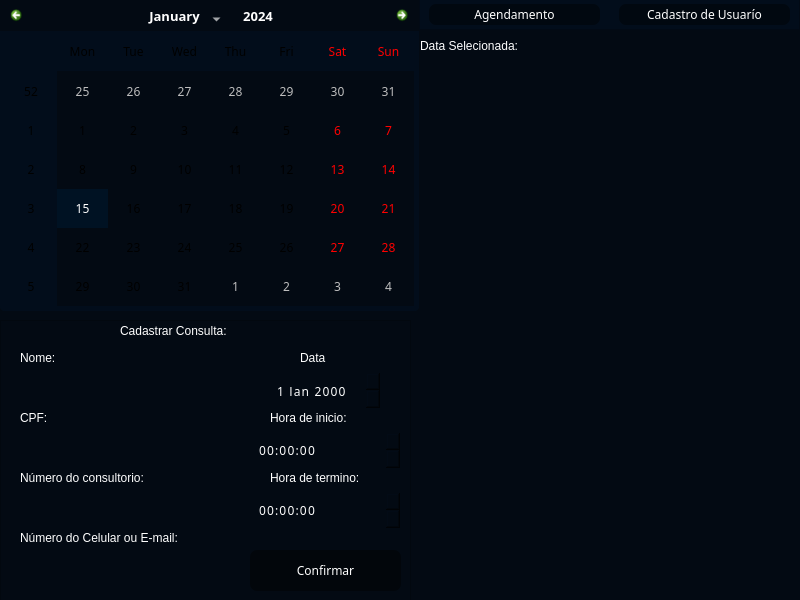
<?xml version="1.0" encoding="UTF-8"?>
<ui version="4.0">
 <class>MainWindow</class>
 <widget class="QMainWindow" name="MainWindow">
  <property name="enabled">
   <bool>true</bool>
  </property>
  <property name="geometry">
   <rect>
    <x>0</x>
    <y>0</y>
    <width>800</width>
    <height>600</height>
   </rect>
  </property>
  <property name="windowTitle">
   <string>MainWindow</string>
  </property>
  <property name="styleSheet">
   <string notr="true">background-color: rgb(3, 10, 19);</string>
  </property>
  <widget class="QWidget" name="centralwidget">
   <widget class="QFrame" name="cadastra_data">
    <property name="geometry">
     <rect>
      <x>0</x>
      <y>320</y>
      <width>411</width>
      <height>281</height>
     </rect>
    </property>
    <property name="styleSheet">
     <string notr="true">background-color: rgb(3, 10, 19);</string>
    </property>
    <property name="frameShape">
     <enum>QFrame::StyledPanel</enum>
    </property>
    <property name="frameShadow">
     <enum>QFrame::Raised</enum>
    </property>
    <widget class="QLineEdit" name="nome">
     <property name="geometry">
      <rect>
       <x>10</x>
       <y>50</y>
       <width>221</width>
       <height>41</height>
      </rect>
     </property>
     <property name="font">
      <font>
       <family>JetBrains Mono</family>
      </font>
     </property>
     <property name="styleSheet">
      <string notr="true">letter-spacing: 1.2px;
background-color: rgb(0, 18, 40, .37);
color: rgb(255, 255, 255);
border-radius:  7px;
</string>
     </property>
    </widget>
    <widget class="QPushButton" name="confirmar_data">
     <property name="geometry">
      <rect>
       <x>250</x>
       <y>230</y>
       <width>151</width>
       <height>41</height>
      </rect>
     </property>
     <property name="font">
      <font>
       <family>JetBrains Mono</family>
      </font>
     </property>
     <property name="cursor">
      <cursorShape>PointingHandCursor</cursorShape>
     </property>
     <property name="styleSheet">
      <string notr="true">background-color: rgb(0, 0, 0, 0.4);
color: rgb(255, 255, 255);
border-radius: 7px;</string>
     </property>
     <property name="text">
      <string>Confirmar</string>
     </property>
    </widget>
    <widget class="QTimeEdit" name="hora_inicio">
     <property name="geometry">
      <rect>
       <x>250</x>
       <y>110</y>
       <width>151</width>
       <height>41</height>
      </rect>
     </property>
     <property name="font">
      <font>
       <family>JetBrains Mono</family>
      </font>
     </property>
     <property name="styleSheet">
      <string notr="true">QTimeEdit {
	background-color: rgb(0, 18, 40, .37);
	color: rgb(255, 255, 255);
	border-radius:  7px;
	padding: 7px;
	letter-spacing: 1.2px;
}

QTimeEdit::up-button {
	image: url(:/icon/stat.png);
}

QTimeEdit::down-button {
	image: url(:/icon/stat_minus.png);
}</string>
     </property>
    </widget>
    <widget class="QLineEdit" name="cpf">
     <property name="geometry">
      <rect>
       <x>10</x>
       <y>110</y>
       <width>221</width>
       <height>41</height>
      </rect>
     </property>
     <property name="font">
      <font>
       <family>JetBrains Mono</family>
      </font>
     </property>
     <property name="styleSheet">
      <string notr="true">letter-spacing: 1.2px;
background-color: rgb(0, 18, 40, .37);
color: rgb(255, 255, 255);
border-radius:  7px;
</string>
     </property>
    </widget>
    <widget class="QLineEdit" name="contato">
     <property name="geometry">
      <rect>
       <x>10</x>
       <y>230</y>
       <width>221</width>
       <height>41</height>
      </rect>
     </property>
     <property name="font">
      <font>
       <family>JetBrains Mono</family>
      </font>
     </property>
     <property name="styleSheet">
      <string notr="true">letter-spacing: 1.2px;
background-color: rgb(0, 18, 40, .37);
color: rgb(255, 255, 255);
border-radius:  7px;
</string>
     </property>
    </widget>
    <widget class="QTimeEdit" name="hora_termino">
     <property name="geometry">
      <rect>
       <x>250</x>
       <y>170</y>
       <width>151</width>
       <height>41</height>
      </rect>
     </property>
     <property name="font">
      <font>
       <family>JetBrains Mono</family>
      </font>
     </property>
     <property name="styleSheet">
      <string notr="true">QTimeEdit {
	background-color: rgb(0, 18, 40, .37);
	color: rgb(255, 255, 255);
	border-radius:  7px;
	padding: 7px;
	letter-spacing: 1.2px;
}

QTimeEdit::up-button {
	image: url(:/icon/stat.png);
}

QTimeEdit::down-button {
	image: url(:/icon/stat_minus.png);
}</string>
     </property>
     <property name="timeSpec">
      <enum>Qt::LocalTime</enum>
     </property>
    </widget>
    <widget class="QLineEdit" name="num_consultorio">
     <property name="geometry">
      <rect>
       <x>10</x>
       <y>170</y>
       <width>221</width>
       <height>41</height>
      </rect>
     </property>
     <property name="font">
      <font>
       <family>JetBrains Mono</family>
      </font>
     </property>
     <property name="styleSheet">
      <string notr="true">letter-spacing: 1.2px;
background-color: rgb(0, 18, 40, .37);
color: rgb(255, 255, 255);
border-radius:  7px;
</string>
     </property>
    </widget>
    <widget class="QLabel" name="txt_nome">
     <property name="geometry">
      <rect>
       <x>20</x>
       <y>30</y>
       <width>55</width>
       <height>16</height>
      </rect>
     </property>
     <property name="styleSheet">
      <string notr="true">font: 8pt &quot;JetBrains Mono&quot;;
background-color: rgba(0, 0, 0, 0);
color: rgb(255, 255, 255);</string>
     </property>
     <property name="text">
      <string>Nome:</string>
     </property>
    </widget>
    <widget class="QLabel" name="txt_cpf">
     <property name="geometry">
      <rect>
       <x>20</x>
       <y>90</y>
       <width>55</width>
       <height>16</height>
      </rect>
     </property>
     <property name="styleSheet">
      <string notr="true">font: 8pt &quot;JetBrains Mono&quot;;
background-color: rgba(0, 0, 0, 0);
color: rgb(255, 255, 255);</string>
     </property>
     <property name="text">
      <string>CPF:</string>
     </property>
    </widget>
    <widget class="QLabel" name="txt_num_consultorio">
     <property name="geometry">
      <rect>
       <x>20</x>
       <y>150</y>
       <width>161</width>
       <height>16</height>
      </rect>
     </property>
     <property name="styleSheet">
      <string notr="true">font: 8pt &quot;JetBrains Mono&quot;;
background-color: rgba(0, 0, 0, 0);
color: rgb(255, 255, 255);</string>
     </property>
     <property name="text">
      <string>Número do consultorio:</string>
     </property>
    </widget>
    <widget class="QLabel" name="txt_contato">
     <property name="geometry">
      <rect>
       <x>20</x>
       <y>210</y>
       <width>201</width>
       <height>16</height>
      </rect>
     </property>
     <property name="styleSheet">
      <string notr="true">font: 8pt &quot;JetBrains Mono&quot;;
background-color: rgba(0, 0, 0, 0);
color: rgb(255, 255, 255);</string>
     </property>
     <property name="text">
      <string>Número do Celular ou E-mail:</string>
     </property>
    </widget>
    <widget class="QLabel" name="txt_hora_inicio">
     <property name="geometry">
      <rect>
       <x>270</x>
       <y>90</y>
       <width>111</width>
       <height>16</height>
      </rect>
     </property>
     <property name="styleSheet">
      <string notr="true">font: 8pt &quot;JetBrains Mono&quot;;
background-color: rgba(0, 0, 0, 0);
color: rgb(255, 255, 255);</string>
     </property>
     <property name="text">
      <string>Hora de inicio:</string>
     </property>
    </widget>
    <widget class="QLabel" name="txt_hora_final">
     <property name="geometry">
      <rect>
       <x>270</x>
       <y>150</y>
       <width>111</width>
       <height>16</height>
      </rect>
     </property>
     <property name="styleSheet">
      <string notr="true">font: 8pt &quot;JetBrains Mono&quot;;
background-color: rgba(0, 0, 0, 0);
color: rgb(255, 255, 255);</string>
     </property>
     <property name="text">
      <string>Hora de termino:</string>
     </property>
    </widget>
    <widget class="QDateEdit" name="date">
     <property name="geometry">
      <rect>
       <x>260</x>
       <y>50</y>
       <width>121</width>
       <height>41</height>
      </rect>
     </property>
     <property name="font">
      <font>
       <family>JetBrains Mono</family>
      </font>
     </property>
     <property name="styleSheet">
      <string notr="true">QDateEdit {
	letter-spacing: 1.2px;
	background-color: rgb(0, 18, 40, .37);
	color: rgb(255, 255, 255);
	border-radius:  7px;
	padding: 15px;
}

QDateEdit::up-button {
	image: none;
	width: 0;
	padding: -1000px
}

QDateEdit::down-button {
	image: none;
	width: 0;
	padding: -1000px
}
</string>
     </property>
    </widget>
    <widget class="QLabel" name="txt_data">
     <property name="geometry">
      <rect>
       <x>300</x>
       <y>30</y>
       <width>31</width>
       <height>16</height>
      </rect>
     </property>
     <property name="styleSheet">
      <string notr="true">font: 8pt &quot;JetBrains Mono&quot;;
background-color: rgba(0, 0, 0, 0);
color: rgb(255, 255, 255);</string>
     </property>
     <property name="text">
      <string>Data</string>
     </property>
    </widget>
    <widget class="QLabel" name="sistema_data">
     <property name="geometry">
      <rect>
       <x>120</x>
       <y>0</y>
       <width>171</width>
       <height>21</height>
      </rect>
     </property>
     <property name="styleSheet">
      <string notr="true">font: 11pt &quot;JetBrains Mono&quot;;
background-color: rgba(0, 0, 0, 0);
color: rgb(255, 255, 255);</string>
     </property>
     <property name="text">
      <string>Cadastrar Consulta:</string>
     </property>
    </widget>
   </widget>
   <widget class="QFrame" name="tela_btn">
    <property name="geometry">
     <rect>
      <x>419</x>
      <y>-1</y>
      <width>381</width>
      <height>31</height>
     </rect>
    </property>
    <property name="styleSheet">
     <string notr="true">background-color: rgb(2, 13, 27);</string>
    </property>
    <property name="frameShape">
     <enum>QFrame::StyledPanel</enum>
    </property>
    <property name="frameShadow">
     <enum>QFrame::Raised</enum>
    </property>
    <widget class="QPushButton" name="btn_agendamentos">
     <property name="geometry">
      <rect>
       <x>10</x>
       <y>5</y>
       <width>171</width>
       <height>21</height>
      </rect>
     </property>
     <property name="sizePolicy">
      <sizepolicy hsizetype="Preferred" vsizetype="Preferred">
       <horstretch>0</horstretch>
       <verstretch>0</verstretch>
      </sizepolicy>
     </property>
     <property name="font">
      <font>
       <family>JetBrains Mono</family>
      </font>
     </property>
     <property name="styleSheet">
      <string notr="true">background-color: rgb(0, 0, 0, 0.4);
color: rgb(255, 255, 255);
border-radius: 7px;</string>
     </property>
     <property name="text">
      <string>Agendamento</string>
     </property>
    </widget>
    <widget class="QPushButton" name="btn_cadastro_users">
     <property name="geometry">
      <rect>
       <x>200</x>
       <y>5</y>
       <width>171</width>
       <height>21</height>
      </rect>
     </property>
     <property name="sizePolicy">
      <sizepolicy hsizetype="Preferred" vsizetype="Preferred">
       <horstretch>0</horstretch>
       <verstretch>0</verstretch>
      </sizepolicy>
     </property>
     <property name="font">
      <font>
       <family>JetBrains Mono</family>
      </font>
     </property>
     <property name="styleSheet">
      <string notr="true">background-color: rgb(0, 0, 0, 0.4);
color: rgb(255, 255, 255);
border-radius: 7px;</string>
     </property>
     <property name="text">
      <string>Cadastro de Usuarío</string>
     </property>
    </widget>
   </widget>
   <widget class="QStackedWidget" name="pages">
    <property name="enabled">
     <bool>true</bool>
    </property>
    <property name="geometry">
     <rect>
      <x>420</x>
      <y>30</y>
      <width>381</width>
      <height>571</height>
     </rect>
    </property>
    <property name="layoutDirection">
     <enum>Qt::LeftToRight</enum>
    </property>
    <property name="styleSheet">
     <string notr="true">background-color: rgb(3, 10, 19);</string>
    </property>
    <property name="currentIndex">
     <number>0</number>
    </property>
    <widget class="QWidget" name="pg_agendamentos">
     <widget class="QLabel" name="Data_sel">
      <property name="geometry">
       <rect>
        <x>0</x>
        <y>0</y>
        <width>221</width>
        <height>31</height>
       </rect>
      </property>
      <property name="styleSheet">
       <string notr="true">font: 12pt &quot;JetBrains Mono&quot;;

color: rgb(255, 255, 255);
background-color: rgba(255, 255, 255, 0);</string>
      </property>
      <property name="text">
       <string>Data Selecionada:</string>
      </property>
     </widget>
    </widget>
    <widget class="QWidget" name="pg_cadastro_users">
     <widget class="QLabel" name="c_titulo">
      <property name="geometry">
       <rect>
        <x>90</x>
        <y>10</y>
        <width>201</width>
        <height>61</height>
       </rect>
      </property>
      <property name="styleSheet">
       <string notr="true">font: 13pt &quot;JetBrains Mono&quot;;

color: rgb(255, 255, 255);
background-color: rgba(255, 255, 255, 0);</string>
      </property>
      <property name="text">
       <string>Cadastro de Usuarío:</string>
      </property>
     </widget>
     <widget class="QLineEdit" name="c_nome">
      <property name="geometry">
       <rect>
        <x>20</x>
        <y>130</y>
        <width>341</width>
        <height>41</height>
       </rect>
      </property>
      <property name="font">
       <font>
        <family>JetBrains Mono</family>
       </font>
      </property>
      <property name="styleSheet">
       <string notr="true">letter-spacing: 1.2px;
background-color: rgb(0, 18, 40, .37);
color: rgb(255, 255, 255);
border-radius:  7px;
</string>
      </property>
     </widget>
     <widget class="QLineEdit" name="c_cpf">
      <property name="geometry">
       <rect>
        <x>20</x>
        <y>210</y>
        <width>341</width>
        <height>41</height>
       </rect>
      </property>
      <property name="font">
       <font>
        <family>JetBrains Mono</family>
       </font>
      </property>
      <property name="styleSheet">
       <string notr="true">letter-spacing: 1.2px;
background-color: rgb(0, 18, 40, .37);
color: rgb(255, 255, 255);
border-radius:  7px;
</string>
      </property>
     </widget>
     <widget class="QLineEdit" name="c_senha">
      <property name="geometry">
       <rect>
        <x>20</x>
        <y>290</y>
        <width>341</width>
        <height>41</height>
       </rect>
      </property>
      <property name="font">
       <font>
        <family>JetBrains Mono</family>
       </font>
      </property>
      <property name="styleSheet">
       <string notr="true">letter-spacing: 1.2px;
background-color: rgb(0, 18, 40, .37);
color: rgb(255, 255, 255);
border-radius:  7px;
</string>
      </property>
     </widget>
     <widget class="QLineEdit" name="c_senha_confirmar">
      <property name="geometry">
       <rect>
        <x>20</x>
        <y>370</y>
        <width>341</width>
        <height>41</height>
       </rect>
      </property>
      <property name="font">
       <font>
        <family>JetBrains Mono</family>
       </font>
      </property>
      <property name="styleSheet">
       <string notr="true">letter-spacing: 1.2px;
background-color: rgb(0, 18, 40, .37);
color: rgb(255, 255, 255);
border-radius:  7px;
</string>
      </property>
     </widget>
     <widget class="QPushButton" name="confirmar_cadastro">
      <property name="geometry">
       <rect>
        <x>20</x>
        <y>520</y>
        <width>341</width>
        <height>41</height>
       </rect>
      </property>
      <property name="font">
       <font>
        <family>JetBrains Mono</family>
       </font>
      </property>
      <property name="cursor">
       <cursorShape>PointingHandCursor</cursorShape>
      </property>
      <property name="styleSheet">
       <string notr="true">background-color: rgb(0, 0, 0, 0.4);
color: rgb(255, 255, 255);
border-radius: 7px;</string>
      </property>
      <property name="text">
       <string>Confirmar</string>
      </property>
     </widget>
     <widget class="QCheckBox" name="check_admin">
      <property name="geometry">
       <rect>
        <x>70</x>
        <y>470</y>
        <width>241</width>
        <height>41</height>
       </rect>
      </property>
      <property name="font">
       <font>
        <family>JetBrains Mono</family>
       </font>
      </property>
      <property name="styleSheet">
       <string notr="true">QCheckBox {
	letter-spacing: 1.2px;
	background-color: rgb(0, 18, 40, .37);
	color: rgb(255, 255, 255);
	border-radius:  7px;
	padding: 15px
 }

QCheckBox::indicator {
	width: 18px;
	height: 18px;
	image: url(:/icon/checkbox_unchecked.ico);
}

QCheckBox::indicator:checked {
	width: 18px;
	height: 180px;
	image: url(:/icon/checkbox_indeterminate.ico);
}</string>
      </property>
      <property name="text">
       <string>O Usuário é Funcionário</string>
      </property>
     </widget>
     <widget class="QCheckBox" name="check_normal">
      <property name="geometry">
       <rect>
        <x>80</x>
        <y>420</y>
        <width>221</width>
        <height>41</height>
       </rect>
      </property>
      <property name="font">
       <font>
        <family>JetBrains Mono</family>
       </font>
      </property>
      <property name="styleSheet">
       <string notr="true">QCheckBox {
	letter-spacing: 1.2px;
	background-color: rgb(0, 18, 40, .37);
	color: rgb(255, 255, 255);
	border-radius:  7px;
	padding: 15px
 }

QCheckBox::indicator {
	width: 18px;
	height: 18px;
	image: url(:/icon/checkbox_unchecked.ico);
}

QCheckBox::indicator:checked {
	width: 18px;
	height: 180px;
	image: url(:/icon/checkbox_indeterminate.ico);
}</string>
      </property>
      <property name="text">
       <string>O Usuarío é Paciente</string>
      </property>
     </widget>
     <widget class="QLabel" name="text_c_nome">
      <property name="geometry">
       <rect>
        <x>30</x>
        <y>100</y>
        <width>171</width>
        <height>21</height>
       </rect>
      </property>
      <property name="styleSheet">
       <string notr="true">font: 12pt &quot;JetBrains Mono&quot;;
background-color: rgba(0, 0, 0, 0);
color: rgb(255, 255, 255);</string>
      </property>
      <property name="text">
       <string>Nome:</string>
      </property>
     </widget>
     <widget class="QLabel" name="text_c_nome_2">
      <property name="geometry">
       <rect>
        <x>30</x>
        <y>190</y>
        <width>171</width>
        <height>21</height>
       </rect>
      </property>
      <property name="styleSheet">
       <string notr="true">font: 12pt &quot;JetBrains Mono&quot;;
background-color: rgba(0, 0, 0, 0);
color: rgb(255, 255, 255);</string>
      </property>
      <property name="text">
       <string>CPF:</string>
      </property>
     </widget>
     <widget class="QLabel" name="text_c_nome_3">
      <property name="geometry">
       <rect>
        <x>30</x>
        <y>260</y>
        <width>171</width>
        <height>21</height>
       </rect>
      </property>
      <property name="styleSheet">
       <string notr="true">font: 12pt &quot;JetBrains Mono&quot;;
background-color: rgba(0, 0, 0, 0);
color: rgb(255, 255, 255);</string>
      </property>
      <property name="text">
       <string>Senha:</string>
      </property>
     </widget>
     <widget class="QLabel" name="text_c_nome_4">
      <property name="geometry">
       <rect>
        <x>30</x>
        <y>340</y>
        <width>171</width>
        <height>21</height>
       </rect>
      </property>
      <property name="styleSheet">
       <string notr="true">font: 12pt &quot;JetBrains Mono&quot;;
background-color: rgba(0, 0, 0, 0);
color: rgb(255, 255, 255);</string>
      </property>
      <property name="text">
       <string>Confirmar Senha:</string>
      </property>
     </widget>
    </widget>
   </widget>
   <widget class="QCalendarWidget" name="calendario">
    <property name="geometry">
     <rect>
      <x>0</x>
      <y>0</y>
      <width>419</width>
      <height>311</height>
     </rect>
    </property>
    <property name="font">
     <font>
      <family>JetBrains Mono</family>
     </font>
    </property>
    <property name="focusPolicy">
     <enum>Qt::NoFocus</enum>
    </property>
    <property name="styleSheet">
     <string notr="true">/* Definição de cor para vários elementos dentro do QCalendarWidget */
QCalendarWidget QSpinBox#qt_calendar_yearedit,
QCalendarWidget QSpinBox#qt_calendar_monthedit,
QCalendarWidget QToolButton#qt_calendar_monthbutton,
QCalendarWidget QToolButton#qt_calendar_yearbutton,
QCalendarWidget QTableView#qt_calendar_calendarview,
QCalendarWidget QMenu, 
#calendarWidget QToolButton QMenu {
    color: rgb(255, 255, 255);
    selection-color: rgb(255, 255, 255);
}

/* Definição de cor para a janela de seleção de mês */
QCalendarWidget QMenu {
    background-color: rgb(0, 18, 35);
}

/* Definição de cores e estilos para a barra de navegação e visualização do calendário */
QCalendarWidget QWidget#qt_calendar_navigationbar,
#qt_calendar_calendarview {
    background-color: rgb(3, 10, 19);
    alternate-background-color: rgba(0, 18, 40, 0.37);
    selection-background-color: rgb(0, 18, 35);
}

/* Definição de estilos para os botões de navegação do calendário */
QCalendarWidget QWidget#qt_calendar_prevmonth,
QCalendarWidget QWidget#qt_calendar_nextmonth {
    border: none;
    qproperty-icon: none;
    min-height: 13px;
    min-width: 13px;
    max-height: 13px;
    max-width: 13px;
    border-radius: 5px;
    padding: 5px;
    background-color: transparent;
}

/* Definição de ícones para os botões de navegação do calendário */
QCalendarWidget QWidget#qt_calendar_prevmonth {
    margin-left: 5px;
    image: url(:/icon/chevron_left.png);
}

QCalendarWidget QWidget#qt_calendar_nextmonth {
    margin-right: 5px;
    image: url(:/icon/chevron_right.png);
}

/* Estilização dos botões de navegação quando pressionados */
QCalendarWidget QWidget#qt_calendar_prevmonth:pressed,
QCalendarWidget QWidget#qt_calendar_nextmonth:pressed {
    background-color: rgb(0, 18, 40);
}

/* Estilização dos botões de mês e ano quando o mouse passa sobre eles */
QCalendarWidget QToolButton#qt_calendar_monthbutton:hover,
QCalendarWidget QToolButton#qt_calendar_yeamutton:hover {
    background-color: rgb(0, 18, 35);
}

/* Estilização dos botões de mês e ano quando pressionados */
QCalendarWidget QToolButton#qt_calendar_monthbutton:pressed,
QCalendarWidget QToolButton#qt_calendar_yeamutton:pressed {
    background-color: rgb(0, 18, 35);
}

/* Estilização dos botões de ano */
QCalendarWidget QToolButton#qt_calendar_yearbutton {
    margin: 5px;
    border-radius: 5px;
    padding: 0 10px;
    font-size: 13px;
}

/* Estilização dos botões de mês */
QCalendarWidget QToolButton#qt_calendar_monthbutton {
    margin: 5px 0;
    border-radius: 5px;
    padding: 0px 2px;
    font-size: 13px;
    width: 90px;
    color: rgb(255, 255, 255);
}

/* Estilização do campo de edição do ano */
#qt_calendar_yearedit {
    min-width: 53px;
    background: transparent;
    font-size: 13px;
}

/* Definição de ícones e estilos para os botões de aumento e diminuição do ano */
#qt_calendar_yearedit::down-button {
    subcontrol-position: left;
    image: url(:/icon/stat_minus.png);
}

#qt_calendar_yearedit::up-button {
    subcontrol-position: right;
    image: url(:/icon/stat.png);
}

#qt_calendar_yearedit::up-button,
#qt_calendar_yearedit::down-button {
    width: 10px;
    padding: 0px 5px;
    border-radius: 5px;
}

/* Estilização dos botões de aumento e diminuição do ano quando o mouse passa sobre eles */
#qt_calendar_yearedit::up-button:hover,
#qt_calendar_yearedit::down-button:hover {
    background-color: rgb(0, 18, 35);
}

/* Estilização dos botões de aumento e diminuição do ano quando pressionados */
#qt_calendar_yearedit::up-button:pressed,
#qt_calendar_yearedit::down-button:pressed {
    background-color: rgb(0, 18, 35);
}

/* Estilização do menu suspenso dentro do QCalendarWidget */
#calendarWidget QToolButton QMenu {
    background-color: rgb(0, 18, 35);
}

/* Estilização da visualização do calendário */
#qt_calendar_calendarview {
    border: 5px solid rgb(2, 13, 27);
    border-top: 0px;
    border-bottom-left-radius: 5px;
    border-bottom-right-radius: 5px;
}
</string>
    </property>
   </widget>
  </widget>
 </widget>
 <resources>
  <include location="../img/resource.qrc"/>
 </resources>
 <connections/>
</ui>
